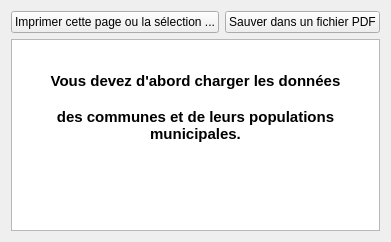
      <widget class="QWidget" name="tab_Options">
       <attribute name="title">
        <string notr="true">C.5) Optionnel</string>
       </attribute>
       <layout class="QVBoxLayout" name="verticalLayout_9">
        <item>
         <layout class="QHBoxLayout" name="horizontalLayout_Options">
          <item>
           <widget class="QPushButton" name="pushButton_Options">
            <property name="text">
             <string>Imprimer cette page ou la sélection ...</string>
            </property>
           </widget>
          </item>
          <item>
           <widget class="QPushButton" name="pushButton_OptionsPdf">
            <property name="text">
             <string>Sauver dans un fichier PDF</string>
            </property>
           </widget>
          </item>
         </layout>
        </item>
        <item>
         <widget class="QTextEdit" name="textEdit_Options">
          <property name="html">
           <string>&lt;!DOCTYPE HTML PUBLIC &quot;-//W3C//DTD HTML 4.0//EN&quot; &quot;http://www.w3.org/TR/REC-html40/strict.dtd&quot;&gt;
&lt;html&gt;&lt;head&gt;&lt;meta name=&quot;qrichtext&quot; content=&quot;1&quot; /&gt;&lt;meta charset=&quot;utf-8&quot; /&gt;&lt;style type=&quot;text/css&quot;&gt;
p, li { white-space: pre-wrap; }
hr { height: 1px; border-width: 0; }
li.unchecked::marker { content: &quot;\2610&quot;; }
li.checked::marker { content: &quot;\2612&quot;; }
&lt;/style&gt;&lt;/head&gt;&lt;body style=&quot; font-family:'Segoe UI'; font-size:9pt; font-weight:400; font-style:normal;&quot;&gt;
&lt;p style=&quot;-qt-paragraph-type:empty; margin-top:0px; margin-bottom:0px; margin-left:0px; margin-right:0px; -qt-block-indent:0; text-indent:0px;&quot;&gt;&lt;br /&gt;&lt;/p&gt;
&lt;p style=&quot;-qt-paragraph-type:empty; margin-top:0px; margin-bottom:0px; margin-left:0px; margin-right:0px; -qt-block-indent:0; text-indent:0px;&quot;&gt;&lt;br /&gt;&lt;/p&gt;
&lt;p align=&quot;center&quot; style=&quot; margin-top:0px; margin-bottom:0px; margin-left:0px; margin-right:0px; -qt-block-indent:0; text-indent:0px;&quot;&gt;&lt;span style=&quot; font-size:11pt; font-weight:700;&quot;&gt;Vous devez d'abord charger les données&lt;/span&gt;&lt;/p&gt;
&lt;p align=&quot;center&quot; style=&quot;-qt-paragraph-type:empty; margin-top:0px; margin-bottom:0px; margin-left:0px; margin-right:0px; -qt-block-indent:0; text-indent:0px; font-size:11pt; font-weight:700;&quot;&gt;&lt;br /&gt;&lt;/p&gt;
&lt;p align=&quot;center&quot; style=&quot; margin-top:0px; margin-bottom:0px; margin-left:0px; margin-right:0px; -qt-block-indent:0; text-indent:0px;&quot;&gt;&lt;span style=&quot; font-size:11pt; font-weight:700;&quot;&gt;des communes et de leurs populations municipales.&lt;/span&gt;&lt;/p&gt;&lt;/body&gt;&lt;/html&gt;</string>
          </property>
         </widget>
        </item>
       </layout>
      </widget>
